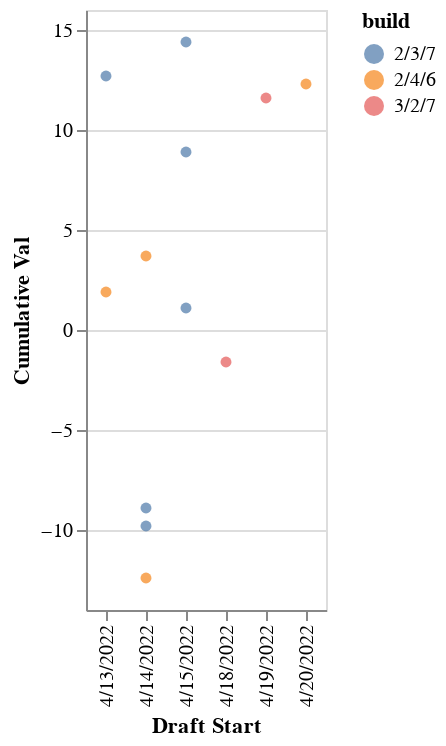

Here is the notebook cell this chart was saved with:
### Markdown cell above
#### To use while drafting

### Code cell
#Use of build and player search functions
players_to_search = ['Zach Wilson', 'Garrett Wilson']
build = builds_with_players(players_to_search)

### Figure 1 — Vega-Lite specification as saved in the notebook (floating-point values rounded to 4 significant figures)
{"config": {"view": {"continuousWidth": 400, "continuousHeight": 300}}, "data": {"name": "data-11343303ab83570cb12f01aec4d2d75f"}, "mark": {"type": "circle", "size": 30}, "encoding": {"color": {"field": "build", "type": "nominal"}, "tooltip": [{"field": "Draft Start", "type": "nominal"}, {"field": "Team", "type": "quantitative"}, {"field": "build", "type": "nominal"}, {"field": "Cumulative Val", "type": "quantitative"}], "x": {"field": "Draft Start", "type": "nominal"}, "y": {"field": "Cumulative Val", "type": "quantitative"}}, "selection": {"selector016": {"type": "interval", "bind": "scales", "encodings": ["x", "y"]}}, "$schema": "https://vega.github.io/schema/vega-lite/v4.17.0.json", "datasets": {"data-11343303ab83570cb12f01aec4d2d75f": [{"Team": 5.0, "Draft Start": "4/13/2022", "Cumulative Val": 1.9, "build": "2/4/6", "Players": "Javonte Williams, Jaylen Waddle, Zach Wilson, Mac Jones, Garrett Wilson, Rondale Moore, Chris Olave, Nico Collins, Jahan Dotson, Isaiah Spiller, Rachaad White, Trey Sermon"}, {"Team": 15.0, "Draft Start": "4/13/2022", "Cumulative Val": 12.7, "build": "2/3/7", "Players": "Javonte Williams, Jaylen Waddle, Zach Wilson, Travis Etienne, Garrett Wilson, Davis Mills, Rondale Moore, Skyy Moore, Nico Collins, Khalil Herbert, Christian Watson, Amari Rodgers"}, {"Team": 20.0, "Draft Start": "4/14/2022", "Cumulative Val": 3.7, "build": "2/4/6", "Players": "Jamar Chase, Trevor Lawrence, Zach Wilson, Devonta Smith, Garrett Wilson, Michael Carter, Rondale Moore, George Pickens, Nico Collins, Brian Robinson Jr., Kenneth Gainwell, Trey Sermon"}, {"Team": 23.0, "Draft Start": "4/14/2022", "Cumulative Val": -9.8, "build": "2/3/7", "Players": "Jamar Chase, Breece Hall, Zach Wilson, Garrett Wilson, Drake London, Treylon Burks, Rashod Bateman, George Pickens, Jahan Dotson, Kenneth Gainwell, Trey Sermon, Matt Corral"}, {"Team": 27.0, "Draft Start": "4/14/2022", "Cumulative Val": -8.9, "build": "2/3/7", "Players": "Jamar Chase, Trevor Lawrence, Zach Wilson, Elijah Mitchell, Garrett Wilson, Kenneth Walker, Rondale Moore, Jahan Dotson, Nico Collins, Zamir White, Joshua Palmer, Calvin Austin"}, {"Team": 31.0, "Draft Start": "4/14/2022", "Cumulative Val": -12.4, "build": "2/4/6", "Players": "Jamar Chase, Breece Hall, Zach Wilson, Garrett Wilson, Davis Mills, Rashod Bateman, Chris Olave, Rhamondre Stevenson, Nico Collins, Brian Robinson Jr., Kenneth Gainwell, Dyami Brown"}, {"Team": 40.0, "Draft Start": "4/15/2022", "Cumulative Val": 1.1, "build": "2/3/7", "Players": "Javonte Williams, Trey Lance, Zach Wilson, Elijah Moore, Garrett Wilson, Kadarius Toney, Rondale Moore, Jahan Dotson, Christian Watson, Khalil Herbert, Brian Robinson Jr., Dyami Brown"}, {"Team": 42.0, "Draft Start": "4/15/2022", "Cumulative Val": 14.4, "build": "2/3/7", "Players": "Javonte Williams, Jaylen Waddle, Zach Wilson, Devonta Smith, Garrett Wilson, Davis Mills, Kadarius Toney, Rondale Moore, Skyy Moore, Joshua Palmer, Trey Sermon, James Cook"}, {"Team": 51.0, "Draft Start": "4/15/2022", "Cumulative Val": 8.9, "build": "2/3/7", "Players": "Javonte Williams, Trevor Lawrence, Zach Wilson, Devonta Smith, Garrett Wilson, Kenneth Walker, Rondale Moore, Skyy Moore, Jahan Dotson, Nico Collins, Brian Robinson Jr., John Metchie"}, {"Team": 69.0, "Draft Start": "4/18/2022", "Cumulative Val": -1.6, "build": "3/2/7", "Players": "Najee Harris, Breece Hall, Zach Wilson, Elijah Moore, Garrett Wilson, Treylon Burks, Rashod Bateman, George Pickens, Nico Collins, Kenny Pickett, Desmond Ridder, Dyami Brown"}, {"Team": 84.0, "Draft Start": "4/19/2022", "Cumulative Val": 11.6, "build": "3/2/7", "Players": "Javonte Williams, Najee Harris, Zach Wilson, Amon-Ra St. Brown, Drake London, Garrett Wilson, Treylon Burks, George Pickens, Nico Collins, Matt Corral, Joshua Palmer, Sam Howell"}, {"Team": 102.0, "Draft Start": "4/20/2022", "Cumulative Val": 12.3, "build": "2/4/6", "Players": "Trey Lance, Jaylen Waddle, Elijah Moore, Zach Wilson, Garrett Wilson, Michael Carter, Rashod Bateman, George Pickens, Isaiah Spiller, Christian Watson, Trey Sermon, Brian Robinson Jr."}]}}
